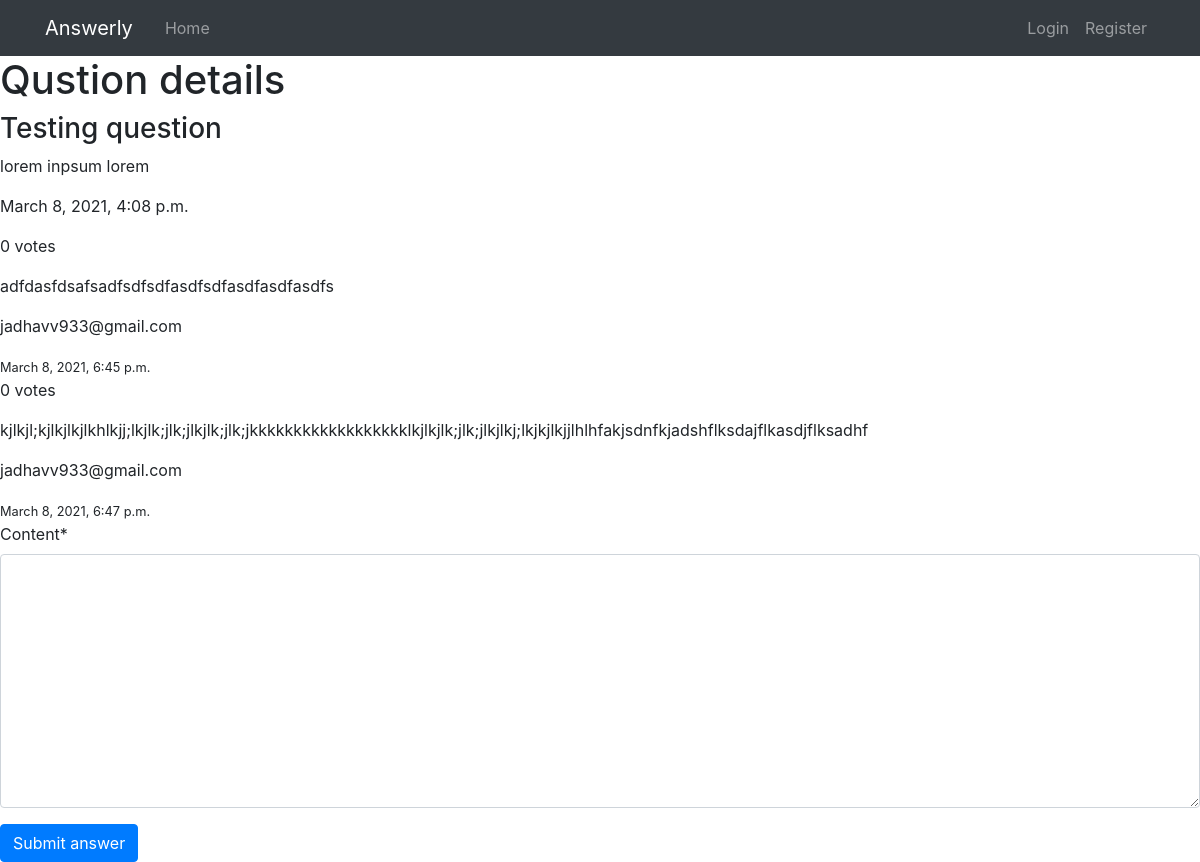
/questions/16/, run on the app's committed database.
### main/models.py (models this page shows, shortened)
class Question(models.Model):
    title = models.CharField('title for question', max_length=150, blank=False)
    content = models.TextField(
        'more information about question', blank=True, default='')
    asked_by = models.ForeignKey(to=get_user_model(), on_delete=models.CASCADE)
    created_at = models.DateTimeField(default=timezone.now, blank=True)
    votes = models.IntegerField('number of votes cast', default=0)

class Answer(models.Model):
    content = models.TextField(blank=False)
    question = models.ForeignKey(to=Question, on_delete=models.CASCADE)
    answered_by = models.ForeignKey(
        to=get_user_model(), on_delete=models.CASCADE)
    created_at = models.DateTimeField(default=timezone.now, blank=True)
    votes = models.IntegerField(default=0)

### users/models.py (models this page shows)
class User(AbstractUser):
    username = None
    email = models.EmailField('email address', unique=True)
    first_name = models.CharField(max_length=50, blank=False)
    last_name = models.CharField(max_length=50, blank=False)
    PRN = models.CharField('Permanent Registration Number',
                           max_length=10, unique=True, blank=False)
    year = models.IntegerField('year studying ex: 1 - first year',
                               choices=[(1, 1), (2, 2), (3, 3), (4, 4)], blank=False, default=1)
    branch = models.CharField("branch currently studying", max_length=50, blank=False, choices=[
                              ("COMP", "COMP"), ("E&TC", "E&TC"), ("MECH", "MECH")], default="COMP")
    division = models.CharField("division currently studying", max_length=50, blank=False, choices=[
                                ("A", "A"), ("B", "B"), ("SS", "SS")])
    date_joined = models.DateTimeField(
        "date user created account", default=timezone.now)
    USERNAME_FIELD = 'email'
    REQUIRED_FIELDS = ['first_name', 'last_name',
                       'PRN', 'year', 'branch', 'division']
    objects = CustomUserManager()
    def __str__(self) -> str:
        return self.email

### main/views.py (the view)
def question_details(request, question_id):
    try:
        question = Question.objects.get(pk=question_id)
        answers = question.answer_set.all()
    except Question.DoesNotExist:
        raise Http404('question does not exists.')
    form = AnswerCreationForm()
    return render(request, 'main/question_details.html', {'question': question, 'answers': answers, 'form': form})

### main/forms.py
class AnswerCreationForm(ModelForm):
    class Meta:
        model = Answer
        exclude = ('question', 'answered_by', 'created_at', 'votes')

### main/templates/main/question_details.html (shortened to what this page needs)
{% extends 'main/base.html' %}
{% load crispy_forms_tags %}
{% block content %}
<h1>Qustion details</h1>
<div>
  <h3>{{ question.title }}</h3>
  <p>{{ question.content }}</p>
  <p>{{ question.created_at }}</p>
</div>
{% if not answers %}
<p>There are no answers to this question yet. </p>
{% else %}
{% for answer in answers %}
<p> {{ answer.votes}} votes</p>
<p> {{ answer.content }}</p>
<p> {{ answer.answered_by }} </p>
<small> {{answer.created_at }} </small>
{% endfor %}
{% endif%}
<form action="{% url 'main:create_answer' question.id %}" method="POST">
  {{ form | crispy }}
  <button class="btn btn-primary" type="submit">Submit answer</button>
</form>
{% endblock content %}

### main/static/main/css/base.css (style rules this page uses)
* { margin: 0; padding: 0; box-sizing: border-box; }

### data on the page
Question: title "Testing question", content "lorem inpsum lorem", created_at "March 8, 2021, 4:08 p.m."
Answer: votes "0", content "adfdasfdsafsadfsdfsdfasdfsdfasdfasdfasdfs", answered_by "jadhavv933@gmail.com", created_at "March 8, 2021, 6:45 p.m."
Answer: votes "0", content "kjlkjl;kjlkjlkjlkhlkjj;lkjlk;jlk;jlkjlk;jlk;jkkkkkkkkkkkkkkkkkklkjlkjlk;jlk;jlkjlkj;lkjkjlkjjlhlhfakjsdnfkjadshflksdajflkasdjflksadhf", answered_by "jadhavv933@gmail.com", created_at "March 8, 2021, 6:47 p.m."
